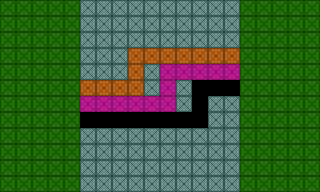

A 2D game scene composited from a Tiled map and its tileset images. What follows is a short description and the map's XML, with every tile layer's data as written:
An orthogonal 20x12 tile map with 16x16 px tiles, 1 tile layer (Tile Layer 1).

<map version="1.10" tiledversion="1.11.0" orientation="orthogonal" renderorder="right-down" width="20" height="12" tilewidth="16" tileheight="16" infinite="0" nextlayerid="2" nextobjectid="1">
 <editorsettings>
  <export format="csv" />
 </editorsettings>
 <tileset firstgid="1" source="../../tileset/Mind_the_Gap.tsx" />
 <layer id="1" name="Tile Layer 1" width="20" height="12">
  <data encoding="csv">
1,1,1,1,1,2,2,2,2,2,2,2,2,2,2,1,1,1,1,1,
1,1,1,1,1,2,2,2,2,2,2,2,2,2,2,1,1,1,1,1,
1,1,1,1,1,2,2,2,2,2,2,2,2,2,2,1,1,1,1,1,
1,1,1,1,1,2,2,2,3,3,3,3,3,3,3,1,1,1,1,1,
1,1,1,1,1,2,2,2,3,2,4,4,4,4,4,1,1,1,1,1,
1,1,1,1,1,3,3,3,3,2,4,2,5,5,5,1,1,1,1,1,
1,1,1,1,1,4,4,4,4,4,4,2,5,2,2,1,1,1,1,1,
1,1,1,1,1,5,5,5,5,5,5,5,5,2,2,1,1,1,1,1,
1,1,1,1,1,2,2,2,2,2,2,2,2,2,2,1,1,1,1,1,
1,1,1,1,1,2,2,2,2,2,2,2,2,2,2,1,1,1,1,1,
1,1,1,1,1,2,2,2,2,2,2,2,2,2,2,1,1,1,1,1,
1,1,1,1,1,2,2,2,2,2,2,2,2,2,2,1,1,1,1,1
</data>
 </layer>
</map>